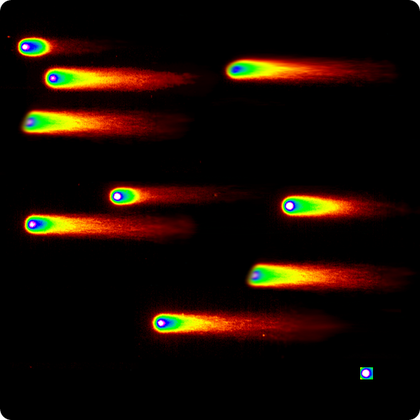
%> input picture data.png, 420 x 420 px, shrunk from 590 x 590 before the run
$ octave mat7gray.m   (GNU Octave 9; MATLAB toolbox functions it lacks are replaced by stand-ins)
%> lines starting %> are read from the running program, lines starting %| are printed output that depends on the picture; in (x1, y1, x2, y2) boxes, pixels count from 0 and x2, y2 are one past the last pixel; in counts of white or black regions, pixels touching at a corner belong together; the program's own positions count from 1
%% Load (rgb)image by user
[fname,path] = uigetfile('*.png', 'Select an image');
%> the answer given: data.png
fname = strcat(path,fname);
data = imread(fname);
%> data is the input picture: size 420x420x3 uint8; mean R, G, B 24.4, 10.9, 2

%% Show original image
figure, imshow(data);
title('Original image');

%% Convert the original image into grayscale image
data_gray = rgb2gray(data);
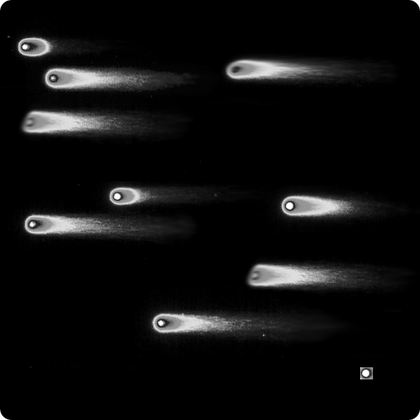
%> data_gray: size 420x420 uint8; min 0, max 255, mean 14

%% Show grayscale image
figure, imshow(data_gray);
title('Grayscale image');

%% Use a median filter to filter out noise
data_gray = medfilt2(data_gray, [3 3]);

%% Convert the resulting grayscale image into a binary image:
% - Method: adaptive -> method used to binarize image
% - ForegroundPolarity: bright -> indicate that the foreground is brighter
%   than background
% - Sensivity: 0.7 -> Sensitivity factor for adaptive thresholding
%   specified as a value in the range [0 1].
%   A high sensitivity value leads to thresholding more pixels as foreground,
%   at the risk of including some background pixels.
data_bw = imbinarize(data_gray, 'adaptive', 'ForegroundPolarity', 'bright', 'Sensitivity', 0.7);
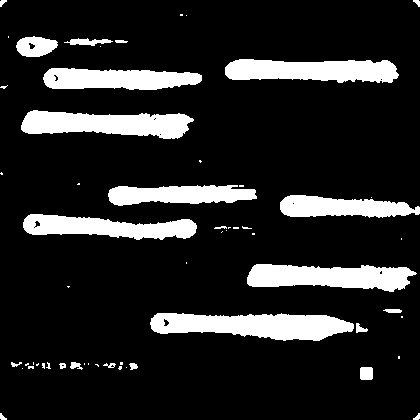
%> data_bw: size 420x420 logical; 14.7% white; 58 white regions (34 under 20 px), largest, box (x1, y1, x2, y2) and area: (150, 313, 354, 341) 4027, (21, 110, 194, 139) 3415, (247, 264, 417, 292) 3340

figure, imshow(data_bw), title('Binary image after the segmentation');

% Remove objects containing fewer than 200px
data_bw = bwareaopen(data_bw, 200);
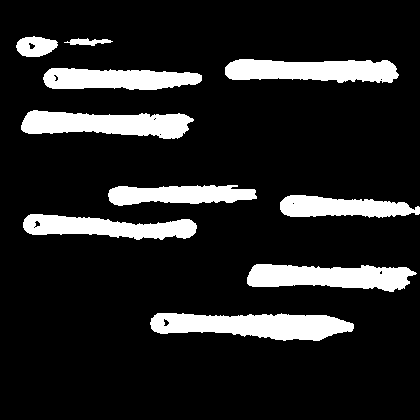
%> data_bw: size 420x420 logical; 14.2% white; 10 white regions

% Show binary image
figure, imshow(data_bw), title('Binary image');

%% Start image blob analysis.
% Find connected components in binary image
bw = bwconncomp(data_bw, 8);
%> bw = 10 connected components

% Get a set of properties for each labeled region:
% - Area: number of pixel in the region
% - BoundingBox: smallest rectangle containing the region, 1*4 vector that
%   contain x and y of upper left corner, width and heigth of rectangle
% - Centroid: center of mass of the region
stats = regionprops(bw, 'Area', 'BoundingBox', 'Centroid');
%> stats = 10 regions; largest, box (x1, y1, x2, y2), Area and Centroid: (150, 313, 354, 341) 4027 [254.9 326.1], (21, 110, 194, 139) 3415 [107.6 124.5], (247, 264, 417, 292) 3340 [330.5 277.4], (225, 59, 399, 83) 3265 [313.2 71.2], (23, 214, 197, 240) 2839 [107.7 228]

batot = zeros(1);
bbtot = zeros(1,4);
bctot = zeros(1,2);
HH = zeros(1);
TT = zeros(1);
result = data_gray;

% This is a loop to:
% 1) Bound the objects in a rectangular box
% 2) Find line where calculate the intensity of each pixel
% 3) Find value of the head and the tail
for object = 1:length(stats)
    ba = stats(object).Area;
    bb = stats(object).BoundingBox;
    bc = stats(object).Centroid;

    % Save value of ba,bb,bc into different matrix
    batot(object,1) = ba;
    for b = 1:4
        bbtot(object,b) = bb(1,b);
    end
    for c = 1:2
        bctot(object,c) = bc(1,c);
    end
    %% 1) Bound the object in a rectangular box
    % insertShape(image, shape, position, characteristics, charact_value)
    result = insertShape(result, 'Rectangle', bb, 'Color', 'green', 'LineWidth', 2);
    % insertText(image, position, pos_value, characteristics, charact_value)
    % default -> BoxColor:yellow - FontColor: black
    result = insertText(result, [bb(1,1)-15 bb(1,2)], object, 'BoxOpacity', 1, 'FontSize', 10, 'BoxColor', 'green');

    %% 2) Find line where calculate the intensity of each pixel
    larg = bb(1,3);
    lung = bb(1,4);
    x1 = bb(1,1);
    x2 = x1 + larg;
    y1 = bb(1,2) + (lung/2);
    y2 = y1;
    x = [x1,x2];
	y = [y1,y2];

    %% 3) Find value of the head and the tail
    clear M2 M3

    % improfile: get pixel-value along line segment
    [M2] = improfile(data_gray,x,y);

    j = 1;
    M3 = zeros(1);

    % Get only the pixels with value > 0
    for i = 1:length(M2)
        if M2(i,1) > 0
            M3(j,1) = M2(i,1);
            j=j+1;
        end;
    end;

    % Find max value in the matrix M3
    max = 0;
    max2 = 0;
    m_max = 0;
    for m = 1:length(M3)
            max2 = M3(m,1);
            if max2 >= max
                max = max2;
                m_max = m;
            end;
    end;

    % Find min value in the matrix M3
    min = 0;
    min2 = 0;
    min3 = 0;
    n_min = 0;
    for n = 1:m_max
            min2 = M3(n,1);
            n1 = n-1;
            if n1 > 0
                min3 = M3(n1,1);
            end;
            if and(min2 < max, min3 > min2)
                min = min2;
                n_min = n;
            end;
    end;

    head = m_max - n_min;
    HH(object,1) = head;

    tail = length(M3) - m_max;
    TT(object,1) = tail;

    % Print single comet and it's tail-value
    figure, subplot(1,2,1);
    crop = imcrop(data_gray,bb);
    imshow(crop);
    title({['Comet ',num2str(object)],['Image size: ',num2str(larg),'x',num2str(lung)],['Diameter of the head: ',num2str(head), ' pixel'],['Length of the tail: ',num2str(tail),' pixel']});

    % Plot the histogram of the intensity along the line-segments
    subplot(1,2,2);
    improfile(data_gray,x,y);
    title(['Histogram ',num2str(object)]);
    xlabel('Length of comet');
    ylabel('Color value');

    break;
end
%> this loop made 1 pass
%> (ba, bb, bc, larg, lung, x1, x2, y1) on pass 1: (634, [16.5 36.5 42 21], [36.4 47.1], 42, 21, 16.5, 58.5, 47)
%> pass 1, `crop = imcrop(data_gray,bb);`:
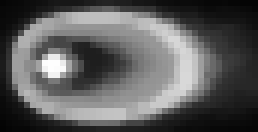
%> crop: size 22x43 uint8 (shown 6 times larger); min 3, max 254, mean 92.1
%> pass 1, `ylabel('Color value');`:
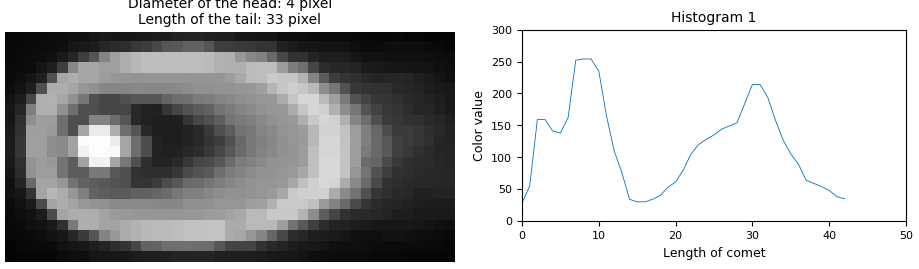
%> figure redrawn from the program's plot data, 2 panels
%> after the loop, M3 = 43 values, max 254 at index 9, min 28 at index 1, mean 117.9; bbtot = [16.5 36.5 42 21]; bctot = [36.4 47.1]
nComet = bw.NumObjects;
%> nComet = 10
figure, imshow(result), title(['Comets found: ',num2str(nComet)]);
